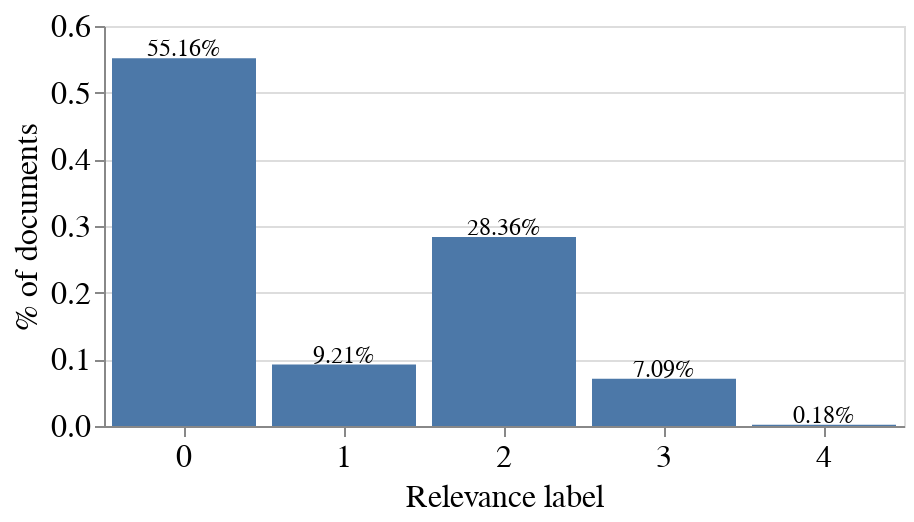

Write notebook code for a chart like this one.
### Code cell
base = alt.Chart(source, width=400, height=200).encode(
    x=alt.X("label:O", title="Relevance label").axis(labelAngle=0),
    y=alt.Y("perc_documents:Q", title="% of documents"),
    text=alt.Text("perc_documents:Q", format=".2%"),
)

base.mark_bar() + base.mark_text(align="center", dy=-5, size=12)

### Figure 1 — Vega-Lite specification as saved in the notebook (floating-point values rounded to 4 significant figures)
{"config": {"title": {"font": "serif", "fontWeight": "normal", "fontSize": 16, "dx": 5}, "axis": {"titleFont": "serif", "titleFontWeight": "normal", "titleFontSize": 16, "labelFont": "serif", "labelFontWeight": "normal", "labelFontSize": 16}, "headerColumn": {"titleFont": "serif", "titleFontWeight": "normal", "titleFontSize": 16, "labelFont": "serif", "labelFontWeight": "normal", "labelFontSize": 16}, "text": {"font": "serif", "fontSize": 14}, "legend": {"labelFont": "serif", "titleFont": "serif", "titleFontSize": 16, "labelFontSize": 16}}, "layer": [{"mark": {"type": "bar"}, "encoding": {"text": {"field": "perc_documents", "format": ".2%", "type": "quantitative"}, "x": {"axis": {"labelAngle": 0}, "field": "label", "title": "Relevance label", "type": "ordinal"}, "y": {"field": "perc_documents", "title": "% of documents", "type": "quantitative"}}}, {"mark": {"type": "text", "align": "center", "dy": -5, "size": 12}, "encoding": {"text": {"field": "perc_documents", "format": ".2%", "type": "quantitative"}, "x": {"axis": {"labelAngle": 0}, "field": "label", "title": "Relevance label", "type": "ordinal"}, "y": {"field": "perc_documents", "title": "% of documents", "type": "quantitative"}}}], "data": {"name": "data-43aa321dfff9118e932f2ba3c5dcd2a6"}, "height": 200, "width": 400, "$schema": "https://vega.github.io/schema/vega-lite/v5.16.3.json", "datasets": {"data-43aa321dfff9118e932f2ba3c5dcd2a6": [{"label": 0, "documents": 219305, "perc_documents": 0.5516}, {"label": 1, "documents": 36622, "perc_documents": 0.0921}, {"label": 2, "documents": 112759, "perc_documents": 0.2836}, {"label": 3, "documents": 28172, "perc_documents": 0.0709}, {"label": 4, "documents": 714, "perc_documents": 0.0018}]}}
